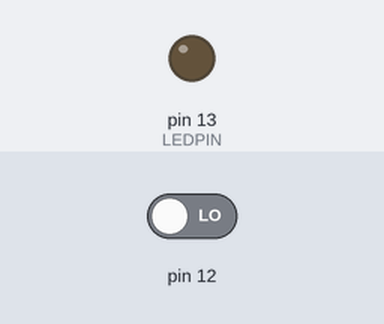
Bench run of a sketch on a simulated Arduino Uno, built with avr-gcc and run on an emulated ATmega328P. On the bench: output pins drawn as LEDs (lit = HIGH). Dashed ring = blinking. The test bench sets the inputs (shaded band); at power-on: pin 12 LOW.

Above: at 0.8 s.
0.9 s: pin 12 driven HIGH
At 1.7 s:
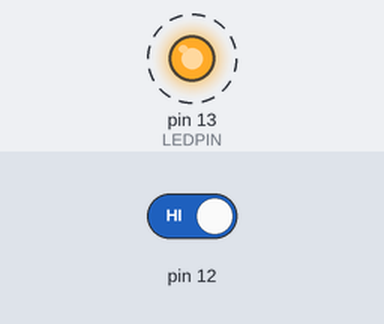
Timing chart, 0 to 9.9 s (numbered marks = the images above; inputs shaded):
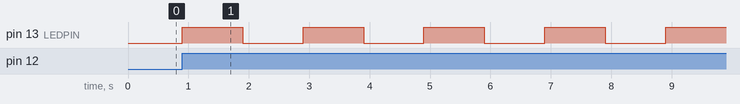

Measured:
- after the input at 0.9 s, pin 13 (LEDPIN): alternates HIGH for 1.0 s and LOW for 1.0 s, starting at once

The sketch:

PushButtonLEDBlink.ino
```cpp
#define LEDPIN 13
void setup() {
  // put your setup code here, to run once:
  pinMode(LEDPIN,OUTPUT);
  pinMode(12,INPUT);
  while(digitalRead(12));
  while(!digitalRead(12));
}

void loop() {
  digitalWrite(LEDPIN,HIGH);
  delay(1000);
  digitalWrite(LEDPIN,LOW);
  delay(1000);

}
```
